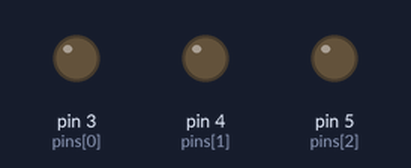
The sketch below on a simulated Arduino Uno, built with avr-gcc and run on an emulated ATmega328P. Parts: output pins drawn as LEDs (lit = HIGH). What the sketch prints to the serial monitor is not drawn.

Above: at 0.1 s.
At 0.35 s:
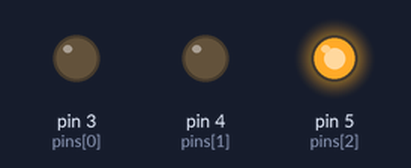
At 0.9 s:
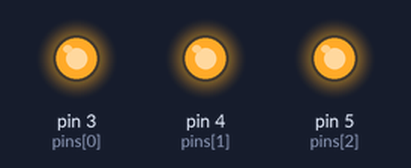
At 1.65 s:
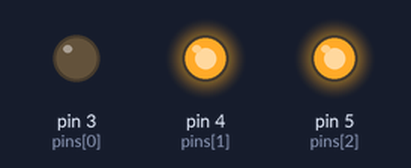
At 2.55 s:
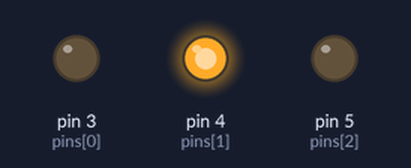
Timing chart, 0 to 3.0 s (numbered marks = the images above):
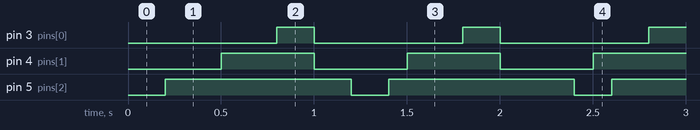

The sketch:

code-structs1-c-threeBlinkingLEDS.ino
```cpp
/****************************************************
💡 LED BLINKER — FUNCTION VERSION
Each LED is described by parallel arrays.
A single function handles blinking logic.
****************************************************/

const int pins[]      = {3, 4, 5};
const int onTimes[]   = {200, 500, 1000};
const int offTimes[]  = {800, 500, 200};
bool states[]         = {false, false, false};
unsigned long prevs[] = {0, 0, 0};

const int ledCount = sizeof(pins) / sizeof(pins[0]);

void setup() {
  Serial.begin(9600);
  Serial.println("=== FUNCTION LED BLINKER ===");
  for (int i = 0; i < ledCount; i++) pinMode(pins[i], OUTPUT);
}

void loop() {
  unsigned long currentMillis = millis();

  for (int i = 0; i < ledCount; i++) {
    updateLED(i, currentMillis);
  }
}

// 🔹 Function that updates one LED
void updateLED(int index, unsigned long now) {
  unsigned long interval = states[index] ? onTimes[index] : offTimes[index];
  if (now - prevs[index] >= interval) {
    states[index] = !states[index];
    prevs[index] = now;
    digitalWrite(pins[index], states[index]);
  }
}
```

Measured:
- by itself, pin 3 (pins[0]): alternates HIGH for 0.20 s and LOW for 0.80 s
- by itself, pin 4 (pins[1]): alternates HIGH for 0.50 s and LOW for 0.50 s
- by itself, pin 5 (pins[2]): alternates HIGH for 1.0 s and LOW for 0.20 s
